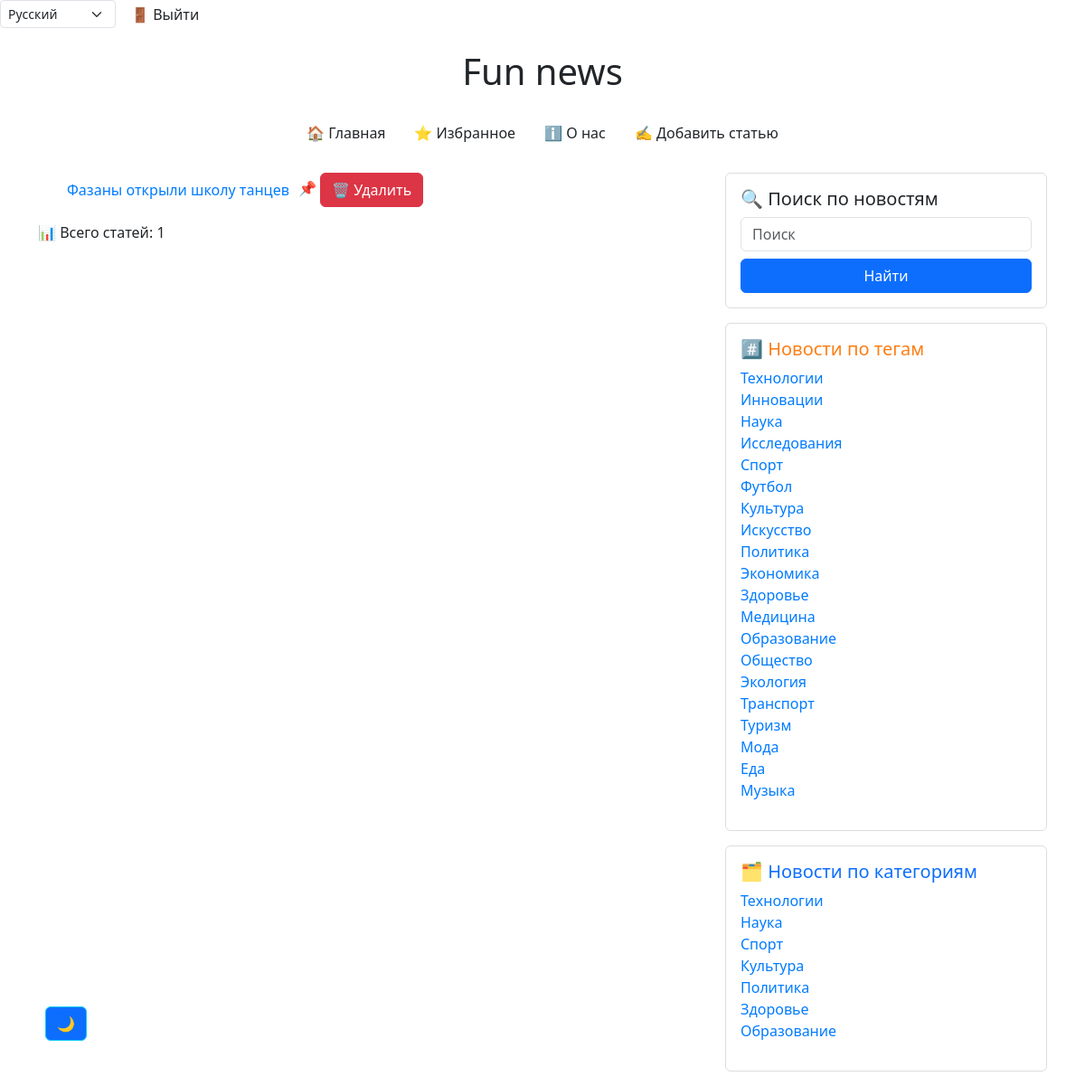
Before: /ru/news/favoutires/ (signed in) with the older database file.
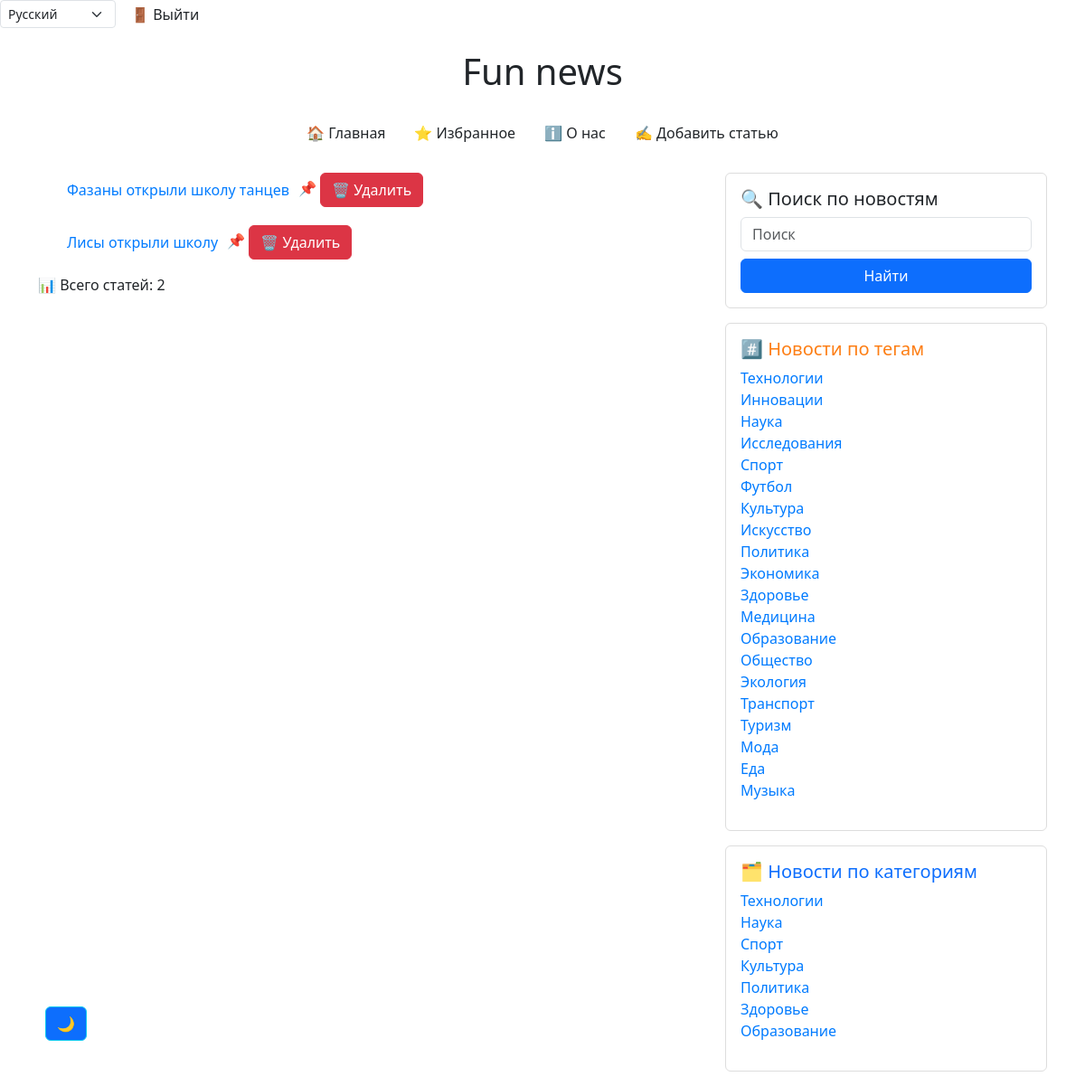
After: the same page with the newer database file.
### news/models.py (models this page shows, shortened)
class Favourite(models.Model):
    article = models.ForeignKey(Article, on_delete=models.CASCADE, related_name='favourites')
    ip_address = models.GenericIPAddressField()
    favourites_count = models.IntegerField(default=0)
    class Meta:
        unique_together = ['article', 'ip_address']

class Article(models.Model):
    title = models.CharField(max_length=255, verbose_name='Заголовок')
    content = models.TextField(verbose_name='Содержание')
    publication_date = models.DateTimeField(default=timezone.now, verbose_name='Дата публикации')
    views = models.IntegerField(default=0, verbose_name='Просмотры')
    category = models.ForeignKey("Category", on_delete=models.CASCADE, verbose_name='Категория', blank=True,
                              null=True)
    tags = models.ManyToManyField("Tag", related_name='article',  verbose_name='Теги', blank=True,
                              null=True)
    likes_count = models.IntegerField(default=0)
    favourites_count = models.IntegerField(default=0)
    is_active = models.BooleanField(default=True,  verbose_name='Теги')
    slug = models.SlugField(blank=True, null=True, unique=True)
    image = models.ImageField(upload_to='articles/%Y/%m/%d/',
                              validators=[FileExtensionValidator(['jpg', 'jpeg', 'png', 'jpeg'])],
                              blank=True,
                              null=True)
    author = models.ForeignKey(get_user_model(), on_delete=models.SET_NULL, null=True,
                               default=None, verbose_name='Author')
    class Meta:
        verbose_name = 'Статья'  # единственное число для отображения в админке
        verbose_name_plural = 'Статьи'  # мн. число для отображения в админке

class Tag(models.Model):
    name = models.CharField(max_length=255, unique=True)
    class Meta:
        verbose_name = 'Тег'  # единственное число для отображения в админке
        verbose_name_plural = 'Теги'  # мн. число для отображения в админке

class Category(models.Model):
    name = models.CharField(max_length=255, unique=True)
    class Meta:
        verbose_name = 'Категория'  # единственное число для отображения в админке
        verbose_name_plural = 'Категории'  # мн. число для отображения в админке

### news/views.py (the view, shortened to what this page needs)
# urls.py: path('favoutires/', favourites, name='favourites'),                                               # избранное стр.
@login_required(login_url='accounts:login')
def favourites(request):
    ip_address = request.META.get('REMOTE_ADDR')
    favourites_articles = Favourite.objects.filter(ip_address=ip_address)
    favourites_articles_count = favourites_articles.count()
    all_tags = Tag.objects.all()
    all_categories = Category.objects.all()
    context = {
        "all_tags": all_tags,
        "all_categories": all_categories,
        'favourites_articles': favourites_articles,
        'favourites_count': favourites_articles_count,
    }
    return render(request, 'news/favourites.html', context)

### news/templates/news/favourites.html (shortened to what this page needs)
{% extends 'news/base.html' %}
{% load i18n %}
{% block content %}
<section class="news">
    {% if favourites_articles %}
        <ul style="display: flex; flex-wrap: wrap; gap: 20px;">
            {% for favourite in favourites_articles %}
                <li style="list-style: none; display: flex; align-items: center;">
                    <a href="{% url 'news:article_detail' slug=favourite.article.slug %}" style="margin-right: 10px;">
                        {{ favourite.article.title }}
                    </a>
                    <form method="POST" action="{% url 'news:favourites' %}" style="display:inline;" class="search-form">
                        📌
                        <button type="submit" class="btn btn-danger">{% trans '🗑️ Удалить' %} </button>
                    </form>
                </li>
            {% endfor %}
        </ul>
        <p>{% trans '📊 Всего статей:' %} {{ favourites_count }}</p>
    {% else %}
        <p>{% trans '😕 У вас нет избранных статей.' %} </p>
    {% endif %}
</section>
{% endblock %}

### news/templates/news/base.html (shortened to what this page needs)
{% load static %}
{% load i18n %}
<!DOCTYPE html>
<html lang="ru">
<head>
    <link href="https://cdn.jsdelivr.net/npm/bootstrap@5.3.0/dist/css/bootstrap.min.css" rel="stylesheet">
    <link href="https://cdn.jsdelivr.net/npm/aos@2.3.4/dist/aos.css" rel="stylesheet">
    <link rel="stylesheet" href="https://unpkg.com/leaflet@1.9.4/dist/leaflet.css"/>
    <link rel="stylesheet" type="text/css" href="{% static 'css/style.css' %}">
</head>
<body>
<div class="d-flex align-items-center">
    <form action="{% url 'set_language' %}" method="post" class="d-inline me-3">
        {% get_current_language as LANGUAGE_CODE %}
        <select name="language" onchange="this.form.submit()" class="form-select form-select-sm d-inline w-auto">
            {% get_available_languages as LANGUAGES %}
            {% for code, name in LANGUAGES %}
                <option value="{{ code }}" {% if code == LANGUAGE_CODE %}selected{% endif %}>
                    {{ name }}
                </option>
            {% endfor %}
        </select>
    </form>
{% if user.is_authenticated %}
    <form method="post" action="{% url 'accounts:logout' %}" style="display: inline;">
        <button type="submit" class="btn btn-link p-0" style="color: inherit; text-decoration: none;">
            {% trans '🚪 Выйти' %}
        </button>
    </form>
{% else %}
    <a class="nav-link me-2" href="{% url 'accounts:login' %}">{% trans '🔑 Авторизация' %}</a>
    <a class="nav-link me-2"> /  </a>
    <a class="nav-link" href="{% url 'accounts:registration' %}">{% trans '➕ Регистрация' %}</a>
{% endif %}
</div>
<div class="container mt-4">
    <h1 class="text-center mb-4">Fun news</h1>
    <button id="theme-toggle" class="btn btn-outline-info">🌙</button>
        <nav class="mb-4">
            <ul class="nav justify-content-center">
                {% if not request.path == '/news/' %}
                    <li class="nav-item">
                        <a class="nav-link" href="{% url 'news:catalog' %}">{% trans '🏠 Главная' %}</a>
                    </li>
                {% endif %}
                {% if user.is_authenticated %}
                    <li class="nav-item">
                        <a class="nav-link" href="{% url 'news:favourites' %}">{% trans '⭐ Избранное' %}</a>
                    </li>
                {% else %}
                    <li class="nav-item">
                        <a class="nav-link disabled" href="#" tabindex="-1" aria-disabled="true">{% trans '⭐ Избранное' %}</a>
                    </li>
                {% endif %}
                <li class="nav-item">
                    <a class="nav-link" href="{% url 'news:about' %}">{% trans 'ℹ️ О нас' %}</a>
                </li>
                {% if user.is_authenticated %}
                    <li class="nav-item">
                        <a class="nav-link" href="{% url 'news:add_article' %}">{% trans '✍️ Добавить статью' %}</a>
                    </li>
                {% else %}
                    <li class="nav-item">
                        <a class="nav-link disabled" href="#" tabindex="-1" aria-disabled="true">{% trans '✍️ Добавить статью' %}</a>
                    </li>
                {% endif %}
            </ul>
        </nav>
    <div class="row">
        <div class="col-md-8">
            {% block content %}{% endblock %}
        </div>
      {% if user.is_authenticated %}
        <aside class="col-md-4">
            <div class="card mb-3 p-3">
                <h5>{% trans '🔍 Поиск по новостям' %}</h5>
                <form method="get" action="{% url 'news:search_news' %}" class="d-flex flex-column">
                    <input type="text" name="text" class="form-control mb-2" placeholder= {% trans 'Поиск' %} required>
                    <button type="submit" class="btn btn-primary">{% trans 'Найти' %}</button>
                </form>
            </div>
            <div class="card mb-3 p-3">
                <h5 class="tag-title">{% trans '#️⃣ Новости по тегам' %}</h5>
                {% if all_tags %}
                    <ul class="list-unstyled">
                        {% for tag in all_tags %}
                            <li><a href="{% url 'news:news_by_tag' tag.name %}">{{ tag.name }}</a></li>
                        {% endfor %}
                    </ul>
                {% else %}
                    <p>{% trans '😕 Нет доступных тегов.' %}</p>
                {% endif %}
            </div>
            <div class="card mb-3 p-3">
                <h5 class="category-title">{% trans '🗂️ Новости по категориям' %}</h5>
                {% if all_categories %}
                    <ul class="list-unstyled">
                        {% for category in all_categories %}
                            <li><a href="{% url 'news:news_by_category' category.name %}">{{ category.name }}</a></li>
                        {% endfor %}
                    </ul>
                {% else %}
                    <p>{% trans '😕 Нет доступных категорий.' %}</p>
                {% endif %}
            </div>
        </aside>
      {%  endif %}
    </div>
</div>
</body>
</html>

### static/css/style.css (style rules this page uses)
.card { background-color: #ffffff; border: 1px solid #ddd; }
a { color: #007bff; text-decoration: none; }
.nav-link { color: #212529; }
h1, h5 { color: #212529; }
#theme-toggle { position: fixed; bottom: 50px; left: 50px; }
.card .category-title { color: #0d6efd; }
.card .tag-title { color: #fd7e14; }

Changed rows visible on the page:
added Favourite: article "Лисы открыли школу"
Other visible differences:
{{ favourites_count }}: "1" → "2"
